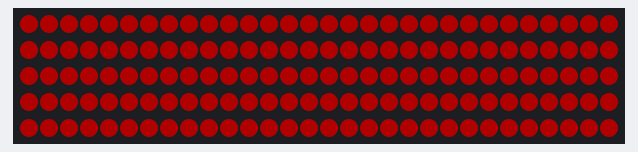
Bench run of a sketch on a simulated Arduino Uno, built with avr-gcc and run on an emulated ATmega328P. On the bench: 150 RGB LEDs in strip order, left to right, continuing on the next row. Dim RGB values are drawn brighter than linear.

Above: at 1.0 s.

The sketch:

Neopixel_sketch_1.ino
```cpp
#include <Adafruit_NeoPixel.h>
#ifdef __AVR__
  #include <avr/power.h>
#endif

// Which pin on the Arduino is connected to the NeoPixels?
#define PIN            6

// How many NeoPixels are attached to the Arduino?
#define NUMPIXELS      150

Adafruit_NeoPixel pixels = Adafruit_NeoPixel(NUMPIXELS, PIN, NEO_GRB + NEO_KHZ800);

int delayval = 500; // delay for half a second
int color = 55;
void setup() {

  pixels.begin(); // This initializes the NeoPixel library.
}

void loop() {

  // For a set of NeoPixels the first NeoPixel is 0, second is 1, all the way up to the count of pixels minus one.

  for(int i=0;i<NUMPIXELS;i++){

    // pixels.Color takes RGB values, from 0,0,0 up to 255,255,255
    pixels.setPixelColor(i, pixels.Color(color,0,0)); // Moderately bright green color.

    pixels.show(); // This sends the updated pixel color to the hardware.

    //delay(delayval); // Delay for a period of time (in milliseconds).

  }
}
```
